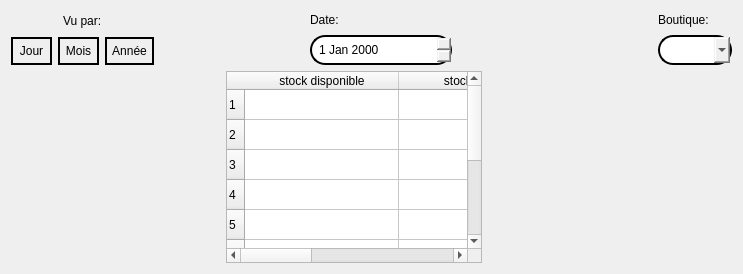
             <widget class="QWidget" name="tab_22">
              <attribute name="title">
               <string>Stock</string>
              </attribute>
              <layout class="QVBoxLayout" name="verticalLayout_19">
               <item>
                <layout class="QHBoxLayout" name="horizontalLayout_26">
                 <item>
                  <layout class="QVBoxLayout" name="verticalLayout_16">
                   <item>
                    <layout class="QHBoxLayout" name="horizontalLayout_25">
                     <item>
                      <spacer name="horizontalSpacer_16">
                       <property name="orientation">
                        <enum>Qt::Orientation::Horizontal</enum>
                       </property>
                       <property name="sizeHint" stdset="0">
                        <size>
                         <width>40</width>
                         <height>18</height>
                        </size>
                       </property>
                      </spacer>
                     </item>
                     <item>
                      <widget class="QLabel" name="label_34">
                       <property name="styleSheet">
                        <string notr="true">font: 600 12pt &quot;Segoe UI&quot;;
color: rgb(0, 0, 0);</string>
                       </property>
                       <property name="text">
                        <string>Vu par:</string>
                       </property>
                      </widget>
                     </item>
                     <item>
                      <spacer name="horizontalSpacer_17">
                       <property name="orientation">
                        <enum>Qt::Orientation::Horizontal</enum>
                       </property>
                       <property name="sizeHint" stdset="0">
                        <size>
                         <width>40</width>
                         <height>20</height>
                        </size>
                       </property>
                      </spacer>
                     </item>
                    </layout>
                   </item>
                   <item>
                    <layout class="QHBoxLayout" name="horizontalLayout_22">
                     <item>
                      <widget class="QPushButton" name="pushButton_27">
                       <property name="styleSheet">
                        <string notr="true">font: 600 12pt &quot;Segoe UI&quot;;
color: rgb(0, 0, 0);
 border: 2px solid black;
border-radius: 15px;
 padding: 5px; font: 600 12pt &quot;Segoe UI&quot;;
color: rgb(0, 0, 0);
</string>
                       </property>
                       <property name="text">
                        <string>Jour</string>
                       </property>
                      </widget>
                     </item>
                     <item>
                      <widget class="QPushButton" name="pushButton_25">
                       <property name="styleSheet">
                        <string notr="true">font: 600 12pt &quot;Segoe UI&quot;;
color: rgb(0, 0, 0);
 border: 2px solid black;
border-radius: 15px;
 padding: 5px; font: 600 12pt &quot;Segoe UI&quot;;
color: rgb(0, 0, 0);
</string>
                       </property>
                       <property name="text">
                        <string>Mois</string>
                       </property>
                      </widget>
                     </item>
                     <item>
                      <widget class="QPushButton" name="pushButton_26">
                       <property name="styleSheet">
                        <string notr="true">font: 600 12pt &quot;Segoe UI&quot;;
color: rgb(0, 0, 0);
 border: 2px solid black;
border-radius: 15px;
 padding: 5px; font: 600 12pt &quot;Segoe UI&quot;;
color: rgb(0, 0, 0);
</string>
                       </property>
                       <property name="text">
                        <string>Année</string>
                       </property>
                      </widget>
                     </item>
                    </layout>
                   </item>
                  </layout>
                 </item>
                 <item>
                  <spacer name="horizontalSpacer_18">
                   <property name="orientation">
                    <enum>Qt::Orientation::Horizontal</enum>
                   </property>
                   <property name="sizeType">
                    <enum>QSizePolicy::Policy::Fixed</enum>
                   </property>
                   <property name="sizeHint" stdset="0">
                    <size>
                     <width>150</width>
                     <height>20</height>
                    </size>
                   </property>
                  </spacer>
                 </item>
                 <item>
                  <layout class="QVBoxLayout" name="verticalLayout_17">
                   <item>
                    <widget class="QLabel" name="label_32">
                     <property name="styleSheet">
                      <string notr="true">font: 600 12pt &quot;Segoe UI&quot;;
color: rgb(0, 0, 0);</string>
                     </property>
                     <property name="text">
                      <string>Date:</string>
                     </property>
                    </widget>
                   </item>
                   <item>
                    <widget class="QDateEdit" name="dateEdit_3">
                     <property name="sizePolicy">
                      <sizepolicy hsizetype="Expanding" vsizetype="Fixed">
                       <horstretch>0</horstretch>
                       <verstretch>0</verstretch>
                      </sizepolicy>
                     </property>
                     <property name="styleSheet">
                      <string notr="true">font: 600 12pt &quot;Segoe UI&quot;;
color: rgb(0, 0, 0);
 border: 2px solid black;
border-radius: 15px;
 padding: 5px; font: 600 12pt &quot;Segoe UI&quot;;
color: rgb(0, 0, 0);
</string>
                     </property>
                    </widget>
                   </item>
                  </layout>
                 </item>
                 <item>
                  <spacer name="horizontalSpacer_19">
                   <property name="orientation">
                    <enum>Qt::Orientation::Horizontal</enum>
                   </property>
                   <property name="sizeType">
                    <enum>QSizePolicy::Policy::Fixed</enum>
                   </property>
                   <property name="sizeHint" stdset="0">
                    <size>
                     <width>200</width>
                     <height>20</height>
                    </size>
                   </property>
                  </spacer>
                 </item>
                 <item>
                  <layout class="QVBoxLayout" name="verticalLayout_18">
                   <item>
                    <widget class="QLabel" name="label_33">
                     <property name="styleSheet">
                      <string notr="true">font: 600 12pt &quot;Segoe UI&quot;;
color: rgb(0, 0, 0);</string>
                     </property>
                     <property name="text">
                      <string>Boutique:</string>
                     </property>
                    </widget>
                   </item>
                   <item>
                    <widget class="QComboBox" name="comboBox_3">
                     <property name="styleSheet">
                      <string notr="true">font: 600 12pt &quot;Segoe UI&quot;;
color: rgb(0, 0, 0);
 border: 2px solid black;
border-radius: 15px;
 padding: 5px; font: 600 12pt &quot;Segoe UI&quot;;
color: rgb(0, 0, 0);
</string>
                     </property>
                    </widget>
                   </item>
                  </layout>
                 </item>
                </layout>
               </item>
               <item>
                <layout class="QHBoxLayout" name="horizontalLayout_27">
                 <item>
                  <spacer name="horizontalSpacer_20">
                   <property name="orientation">
                    <enum>Qt::Orientation::Horizontal</enum>
                   </property>
                   <property name="sizeType">
                    <enum>QSizePolicy::Policy::Preferred</enum>
                   </property>
                   <property name="sizeHint" stdset="0">
                    <size>
                     <width>215</width>
                     <height>20</height>
                    </size>
                   </property>
                  </spacer>
                 </item>
                 <item>
                  <widget class="QTableWidget" name="tableWidget_3">
                   <property name="sizePolicy">
                    <sizepolicy hsizetype="Expanding" vsizetype="Expanding">
                     <horstretch>0</horstretch>
                     <verstretch>0</verstretch>
                    </sizepolicy>
                   </property>
                   <property name="maximumSize">
                    <size>
                     <width>851</width>
                     <height>16777215</height>
                    </size>
                   </property>
                   <property name="styleSheet">
                    <string notr="true">color: rgb(0, 0, 0);</string>
                   </property>
                   <property name="lineWidth">
                    <number>2</number>
                   </property>
                   <property name="showGrid">
                    <bool>true</bool>
                   </property>
                   <property name="gridStyle">
                    <enum>Qt::PenStyle::SolidLine</enum>
                   </property>
                   <property name="sortingEnabled">
                    <bool>false</bool>
                   </property>
                   <property name="rowCount">
                    <number>10</number>
                   </property>
                   <attribute name="horizontalHeaderDefaultSectionSize">
                    <number>154</number>
                   </attribute>
                   <row/>
                   <row/>
                   <row/>
                   <row/>
                   <row/>
                   <row/>
                   <row/>
                   <row/>
                   <row/>
                   <row/>
                   <column>
                    <property name="text">
                     <string>stock disponible</string>
                    </property>
                   </column>
                   <column>
                    <property name="text">
                     <string>stock vendu</string>
                    </property>
                   </column>
                   <column>
                    <property name="text">
                     <string>Reste</string>
                    </property>
                   </column>
                  </widget>
                 </item>
                 <item>
                  <spacer name="horizontalSpacer_21">
                   <property name="orientation">
                    <enum>Qt::Orientation::Horizontal</enum>
                   </property>
                   <property name="sizeType">
                    <enum>QSizePolicy::Policy::Preferred</enum>
                   </property>
                   <property name="sizeHint" stdset="0">
                    <size>
                     <width>250</width>
                     <height>20</height>
                    </size>
                   </property>
                  </spacer>
                 </item>
                </layout>
               </item>
              </layout>
             </widget>
